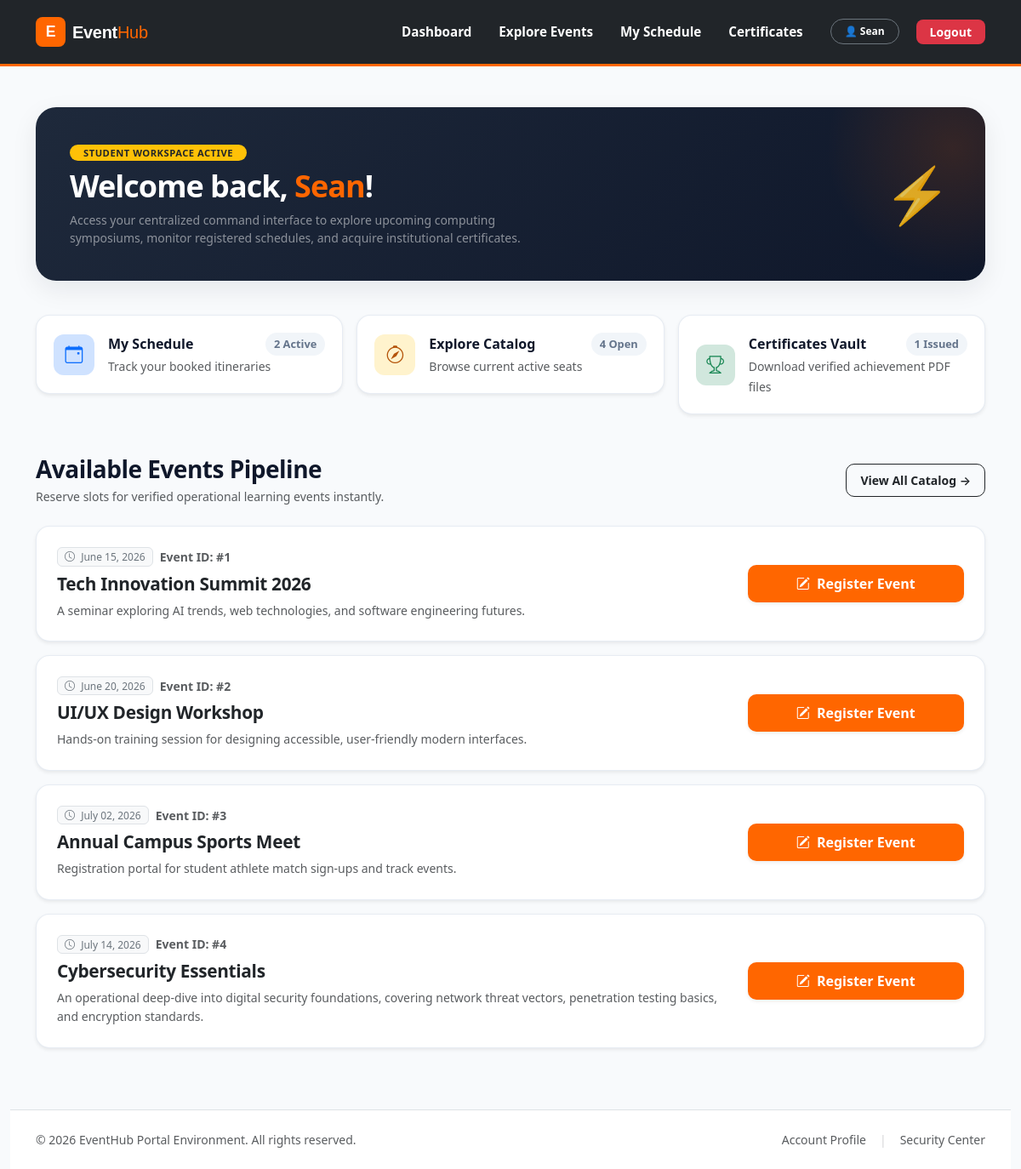
/student/dashboard.php (signed in), run on the app's committed database.
### tables this page shows
CREATE TABLE `events` (
  `id` int(11) NOT NULL,
  `title` varchar(150) NOT NULL,
  `description` text NOT NULL,
  `event_date` date NOT NULL,
  `available_slots` int(11) NOT NULL,
  `created_at` timestamp NOT NULL DEFAULT current_timestamp()
);

### student/dashboard.php (the view, shortened to what this page needs)
<?php
include("../includes/db.php");
$user_id = $_SESSION['user_id'];
$student_name = isset($_SESSION['name']) ? $_SESSION['name'] : 'Student';
$count_avail_res = mysqli_query($conn, "SELECT COUNT(*) as total FROM events");
$avail_data = mysqli_fetch_assoc($count_avail_res);
$total_available_events = $avail_data['total'];
$count_reg_res = mysqli_query($conn, "SELECT COUNT(*) as total FROM registrations WHERE user_id = '$user_id'");
$reg_data = mysqli_fetch_assoc($count_reg_res);
$total_registered_events = $reg_data['total'];
$total_certificates = 0;
$table_check = mysqli_query($conn, "SHOW TABLES LIKE 'attendance'");
if(mysqli_num_rows($table_check) > 0) {
    $count_cert_res = mysqli_query($conn, "SELECT COUNT(*) as total FROM attendance WHERE user_id = '$user_id'");
    $cert_data = mysqli_fetch_assoc($count_cert_res);
    $total_certificates = $cert_data['total'];
}
$events_query = "SELECT id, title, description, event_date FROM events ORDER BY event_date ASC";
$events_result = mysqli_query($conn, $events_query);
include "../includes/header.php";
?>
<link rel="stylesheet" href="https://cdn.jsdelivr.net/npm/bootstrap-icons@1.11.3/font/bootstrap-icons.min.css">
<div class="container py-4">
    <div class="dashboard-hero">
        <div class="row align-items-center">
            <div class="col-12 col-md-8 text-center text-md-start">
                <span class="badge bg-warning text-dark mb-2 fw-bold px-3 py-1.5 rounded-pill text-uppercase" style="font-size: 0.7rem; letter-spacing: 0.5px;">
                    Student Workspace Active
                </span>
                <h1 class="hero-title m-0">Welcome back, <span class="hero-brand-tag"><?php echo htmlspecialchars($student_name); ?></span>!</h1>
                <p class="text-white-50 m-0 mt-2 small" style="max-width: 550px;">
                    Access your centralized command interface to explore upcoming computing symposiums, monitor registered schedules, and acquire institutional certificates.
                </p>
            </div>
            <div class="col-12 col-md-4 text-center text-md-end mt-4 mt-md-0 d-none d-md-block">
                <div style="font-size: 4rem; opacity: 0.85;">⚡</div>
            </div>
        </div>
    </div>
    <div class="row g-3 mb-5">
        <div class="col-12 col-md-4">
            <a href="my_events.php" class="quick-link-card shadow-sm">
                <div class="icon-wrapper-box bg-primary-subtle text-primary">
                    <i class="bi bi-calendar-event"></i>
                </div>
                <div class="flex-grow-1">
                    <div class="d-flex justify-content-between align-items-center">
                        <h6 class="fw-bold m-0">My Schedule</h6>
                        <span class="stat-badge-pill"><?php echo $total_registered_events; ?> Active</span>
                    </div>
                    <small class="text-muted small">Track your booked itineraries</small>
                </div>
            </a>
        </div>
        <div class="col-12 col-md-4">
            <a href="register_event.php" class="quick-link-card shadow-sm">
                <div class="icon-wrapper-box bg-warning-subtle text-warning" style="color: #b45309 !important;">
                    <i class="bi bi-compass"></i>
                </div>
                <div class="flex-grow-1">
                    <div class="d-flex justify-content-between align-items-center">
                        <h6 class="fw-bold m-0">Explore Catalog</h6>
                        <span class="stat-badge-pill"><?php echo $total_available_events; ?> Open</span>
                    </div>
                    <small class="text-muted small">Browse current active seats</small>
                </div>
            </a>
        </div>
        <div class="col-12 col-md-4">
            <a href="certificate.php" class="quick-link-card shadow-sm">
                <div class="icon-wrapper-box bg-success-subtle text-success">
                    <i class="bi bi-trophy"></i>
                </div>
                <div class="flex-grow-1">
                    <div class="d-flex justify-content-between align-items-center">
                        <h6 class="fw-bold m-0">Certificates Vault</h6>
                        <span class="stat-badge-pill"><?php echo $total_certificates; ?> Issued</span>
                    </div>
                    <small class="text-muted small">Download verified achievement PDF files</small>
                </div>
            </a>
        </div>
    </div>
    <div class="d-flex align-items-center justify-content-between mb-4">
        <div>
            <h3 class="section-header-title m-0">Available Events Pipeline</h3>
            <p class="text-muted small m-0 mt-1">Reserve slots for verified operational learning events instantly.</p>
        </div>
        <a href="register_event.php" class="btn btn-sm btn-outline-dark fw-semibold px-3 py-2" style="border-radius: 10px;">
            View All Catalog →
        </a>
    </div>
    <div class="row g-3">
        <?php
        if(mysqli_num_rows($events_result) > 0) {
            while($row = mysqli_fetch_assoc($events_result)) {
                $formatted_date = date("F d, Y", strtotime($row['event_date']));
        ?>
            <div class="col-12">
                <div class="card event-stream-card shadow-sm p-4">
                    <div class="row align-items-center g-3">
                        <div class="col-12 col-md-9">
                            <div class="d-flex align-items-center gap-2 mb-2">
                                <span class="badge bg-light text-secondary border fw-medium px-2 py-1 rounded">
                                    <i class="bi bi-clock me-1"></i> <?php echo $formatted_date; ?>
                                </span>
                                <small class="text-muted fw-semibold">Event ID: #<?php echo $row['id']; ?></small>
                            </div>
                            <h4 class="fw-bold text-dark mb-2" style="letter-spacing: -0.3px; font-size: 1.3rem;">
                                <?php echo htmlspecialchars($row['title']); ?>
                            </h4>
                            <p class="text-muted small m-0" style="line-height: 1.6; max-width: 800px;">
                                <?php echo htmlspecialchars($row['description']); ?>
                            </p>
                        </div>
                        <div class="col-12 col-md-3 text-md-end">
                            <a href="register_event.php?id=<?php echo $row['id']; ?>" class="btn btn-register-action w-100 w-md-auto shadow-sm">
                                <i class="bi bi-pencil-square me-1"></i> Register Event
                            </a>
                        </div>
                    </div>
                </div>
            </div>
        <?php
            }
        }
        ?>
    </div>
</div>
<footer class="mt-5 py-4 border-top bg-white">
    <div class="container text-center text-md-start">
        <div class="d-flex flex-column flex-md-row justify-content-between align-items-center gap-2">
            <p class="mb-0 small text-muted">&copy; <?php echo date('Y'); ?> EventHub Portal Environment. All rights reserved.</p>
            <div class="d-flex gap-3 small">
                <a href="profile.php" class="text-decoration-none text-muted">Account Profile</a>
                <span class="text-muted opacity-25">|</span>
                <a href="change_password.php" class="text-decoration-none text-muted">Security Center</a>
            </div>
        </div>
    </div>
</footer>
</body>
</html>

### student/dashboard.php (style rules this page uses)
:root { --brand-orange: #ff6600; --brand-hover: #cc5200; --bg-light: #f8fafc; --text-dark: #0f172a; --text-muted: #64748b; }
body { background-color: var(--bg-light); font-family: 'Segoe UI', system-ui, -apple-system, sans-serif; color: var(--text-dark); }
.dashboard-hero { background: linear-gradient(135deg, #1e293b 0%, #0f172a 100%); border-radius: 24px; padding: 40px; color: #ffffff; position: relative; overflow: hidden; margin-bottom: 40px; box-shadow: 0 10px 30px rgba(15, 23, 42, 0.08); }
.dashboard-hero::after { content: ''; position: absolute; top: -50%; right: -10%; width: 300px; height: 300px; background: radial-gradient(circle, rgba(255,102,0,0.15) 0%, rgba(255,102,0,0) 70%); border-radius: 50%; }
.hero-title { font-weight: 800; letter-spacing: -1px; font-size: 2.25rem; }
.hero-brand-tag { color: var(--brand-orange); }
.quick-link-card { background: #ffffff; border: 1px solid rgba(226, 232, 240, 0.8); border-radius: 16px; padding: 20px; display: flex; align-items: center; gap: 16px; text-decoration: none; color: var(--text-dark); transition: all 0.25s cubic-bezier(0.16, 1, 0.3, 1); }
.icon-wrapper-box { width: 48px; height: 48px; border-radius: 12px; display: flex; align-items: center; justify-content: center; font-size: 1.3rem; font-weight: bold; }
.stat-badge-pill { font-size: 0.8rem; font-weight: 700; padding: 4px 10px; border-radius: 30px; background: #f1f5f9; color: var(--text-muted); }
.event-stream-card { background: #ffffff; border: 1px solid rgba(226, 232, 240, 0.8); border-radius: 16px; transition: all 0.2s ease; }
.btn-register-action { background-color: var(--brand-orange); color: #ffffff; font-weight: 600; border: none; border-radius: 10px; padding: 10px 20px; transition: all 0.15s ease; }
.section-header-title { font-weight: 700; color: var(--text-dark); letter-spacing: -0.5px; }

### data on the page
events: event_date "June 15, 2026", id "1", title "Tech Innovation Summit 2026", description "A seminar exploring AI trends, web technologies, and software engineering futures."
events: event_date "June 20, 2026", id "2", title "UI/UX Design Workshop", description "Hands-on training session for designing accessible, user-friendly modern interfaces."
events: event_date "July 02, 2026", id "3", title "Annual Campus Sports Meet", description "Registration portal for student athlete match sign-ups and track events."
events: event_date "July 14, 2026", id "4", title "Cybersecurity Essentials", description "An operational deep-dive into digital security foundations, covering network threat vectors, penetration testing basics, and encryption standards."

### other printed values
$_SESSION['name'] "Sean"
$student_name "Sean"
$total_registered_events "2"
$total_available_events "4"
$total_certificates "1"
